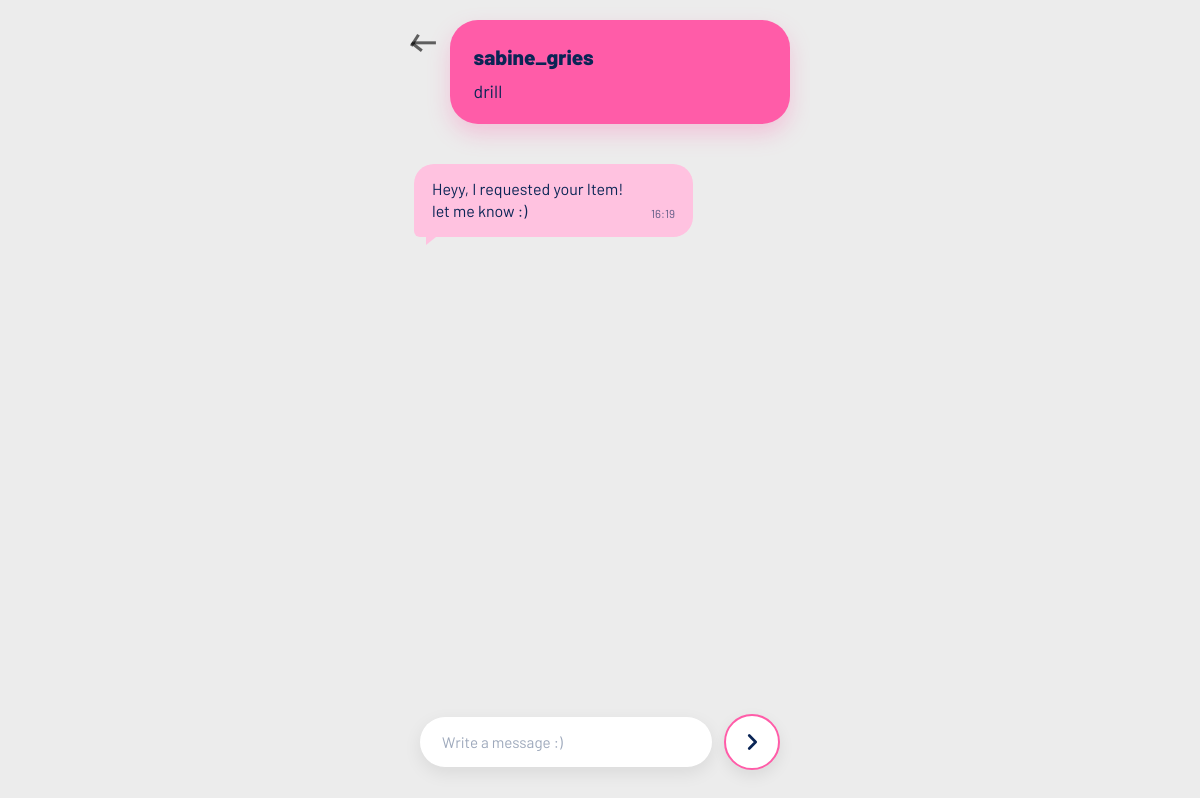
Before: /chat/20 (signed in) with the older database file.
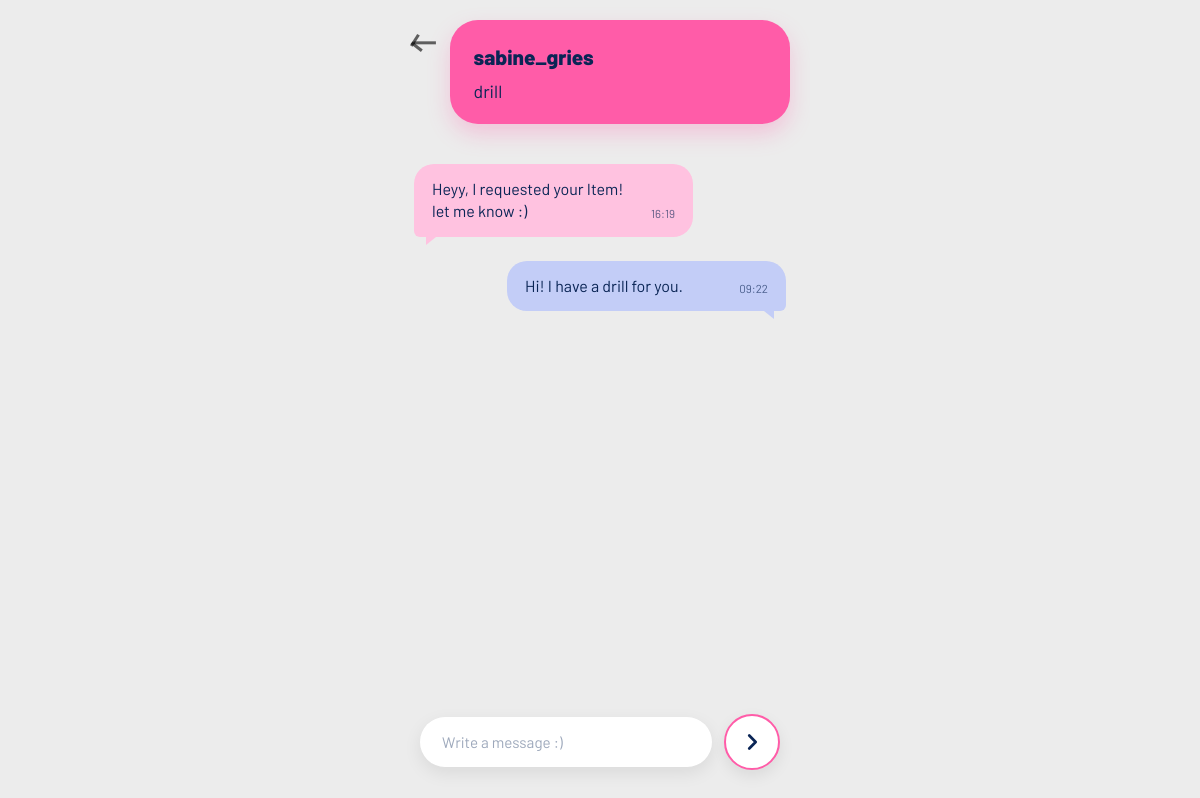
After: the same page with the newer database file.
### tables this page shows
CREATE TABLE messages (
            id INTEGER PRIMARY KEY AUTOINCREMENT,
            request_id INTEGER NOT NULL,
            sender_id INTEGER NOT NULL,
            content TEXT NOT NULL,
            created_at TIMESTAMP DEFAULT CURRENT_TIMESTAMP,
            FOREIGN KEY (request_id) REFERENCES requests (id),
            FOREIGN KEY (sender_id) REFERENCES "users_old" (id)
        );

### app.py (the view)
@app.route('/chat/<int:request_id>')
def chat(request_id):
    if 'user_id' not in session:
        return redirect(url_for('login'))
    conn = get_db_connection()
    cursor = conn.cursor()
    cursor.execute('''
        SELECT r.*, i.name as item_name, i.photo as item_photo, i.description as item_description, i.owner_id,
               (SELECT username FROM users WHERE id = i.owner_id) as requester_name,
               (SELECT username FROM users WHERE id = r.borrower_id) as borrower_name
        FROM requests r
        JOIN items i ON r.item_id = i.id
        WHERE r.id = ?
    ''', (request_id,))
    request_data = cursor.fetchone()
    if not request_data or (request_data['owner_id'] != session['user_id'] and
                           request_data['borrower_id'] != session['user_id']):
        conn.close()
        return "Unauthorized", 403
    is_owner = request_data['owner_id'] == session['user_id']
    if is_owner:
        chat_partner = request_data['borrower_name']
    else:
        chat_partner = request_data['requester_name']
    cursor.execute('''
        SELECT m.*, u.username as sender_name
        FROM messages m
        JOIN users u ON m.sender_id = u.id
        WHERE m.request_id = ?
        ORDER BY m.created_at ASC
    ''', (request_id,))
    messages = []
    for row in cursor.fetchall():
        msg = dict(row)
        msg['created_at'] = format_message_time(row['created_at'])
        messages.append(msg)
    conn.close()
    return render_template('chat.html',
                         chat_request=request_data,
                         chat_partner=chat_partner,
                         messages=messages,
                         request_id=request_id,
                         is_owner=is_owner)

### app.py (called while the page is built)
@app.url_defaults
def add_static_file_version(endpoint, values):
    if endpoint != 'static' or 'filename' not in values:
        return
    filepath = os.path.join(app.static_folder, values['filename'])
    if os.path.exists(filepath):
        values['v'] = int(os.path.getmtime(filepath))

def get_db_connection():
    conn = sqlite3.connect(DATABASE)
    conn.row_factory = sqlite3.Row
    conn.create_function('distance_km', 4, haversine_km)
    return conn

@app.context_processor
def inject_current_user_photo():
    if 'user_id' not in session:
        return {'current_user_photo': None}
    conn = get_db_connection()
    cursor = conn.cursor()
    cursor.execute('SELECT photo FROM users WHERE id = ?', (session['user_id'],))
    row = cursor.fetchone()
    conn.close()
    return {'current_user_photo': row['photo'] if row else None}

def format_message_time(value):
    if not value:
        return ''
    try:
        ts = datetime.strptime(value, '%Y-%m-%d %H:%M:%S')
    except (TypeError, ValueError):
        return value
    return ts.strftime('%H:%M')

### templates/chat.html (shortened to what this page needs)
<!DOCTYPE html>
<html lang="en">
<head>
    <link rel="stylesheet" href="{{ url_for('static', filename='style.css') }}">
</head>
<body class="chat-page">
    <div class="container">
        <header class="chat-header">
            <a href="{{ url_for('chat_index') }}" class="chat-back" aria-label="Back"><span class="icon icon-back" aria-hidden="true"></span></a>
            <section class="chat-card-summary">
                <div class="chat-summary-name">{{ chat_partner }}</div>
                <p class="chat-summary-text">{{ chat_request.item_name }}{% if chat_request.item_description %} &mdash; {{ chat_request.item_description }}{% endif %}</p>
            </section>
        </header>
        <main>
            <div class="chat-messages">
                {% if messages %}
                    {% for msg in messages %}
                    {% if msg.message_type and msg.message_type != 'text' %}
                    <div class="message system-message system-{{ msg.message_type }}">
                        <div class="message-body">
                            <p class="message-content">{{ msg.content }}</p>
                            {% if msg.message_type == 'return_request' and is_owner and not msg.resolved and chat_request.return_status == 'pending_confirmation' %}
                            <div class="return-confirm-actions">
                                <form method="POST" action="{{ url_for('confirm_return', request_id=request_id) }}">
                                    <input type="hidden" name="action" value="yes">
                                    <button type="submit" class="chat-respond-btn yes">Yes</button>
                                </form>
                                <form method="POST" action="{{ url_for('confirm_return', request_id=request_id) }}">
                                    <input type="hidden" name="action" value="no">
                                    <button type="submit" class="chat-respond-btn no">No</button>
                                </form>
                            </div>
                            {% endif %}
                            <span class="timestamp">{{ msg.created_at }}</span>
                        </div>
                    </div>
                    {% else %}
                    <div class="message {% if msg.sender_id == session['user_id'] %}own{% else %}other{% endif %}">
                        <div class="message-body">
                            <p class="message-content">{{ msg.content }}</p>
                            <span class="timestamp">{{ msg.created_at }}</span>
                        </div>
                    </div>
                    {% endif %}
                    {% endfor %}
                {% else %}
                    <p class="no-messages">No messages yet. Start the conversation!</p>
                {% endif %}
            </div>
            {% if chat_request.status == 'accepted' %}
            <form method="POST" action="{{ url_for('send_message', request_id=request_id) }}" class="chat-form">
                <input type="text" name="message" placeholder="Write a message :)" required>
                <button type="submit" class="chat-send-btn" aria-label="Send message">
                    <svg class="chat-send-icon" viewBox="0 0 24 24" aria-hidden="true" xmlns="http://www.w3.org/2000/svg">
                        <polyline points="9 5 16 12 9 19" />
                    </svg>
                </button>
            </form>
            {% elif chat_request.status == 'pending' %}
                {% if not is_owner %}
                <p class="chat-status-note">Waiting for the owner to accept your request&hellip;</p>
                {% endif %}
            {% elif chat_request.status == 'declined' %}
            <p class="chat-status-note">This request was declined.</p>
            {% endif %}
        </main>
    </div>
</body>
</html>

Changed rows visible on the page:
added messages: content "Hi! I have a drill for you.", created_at "09:22", sender_id 9 (drawn)
